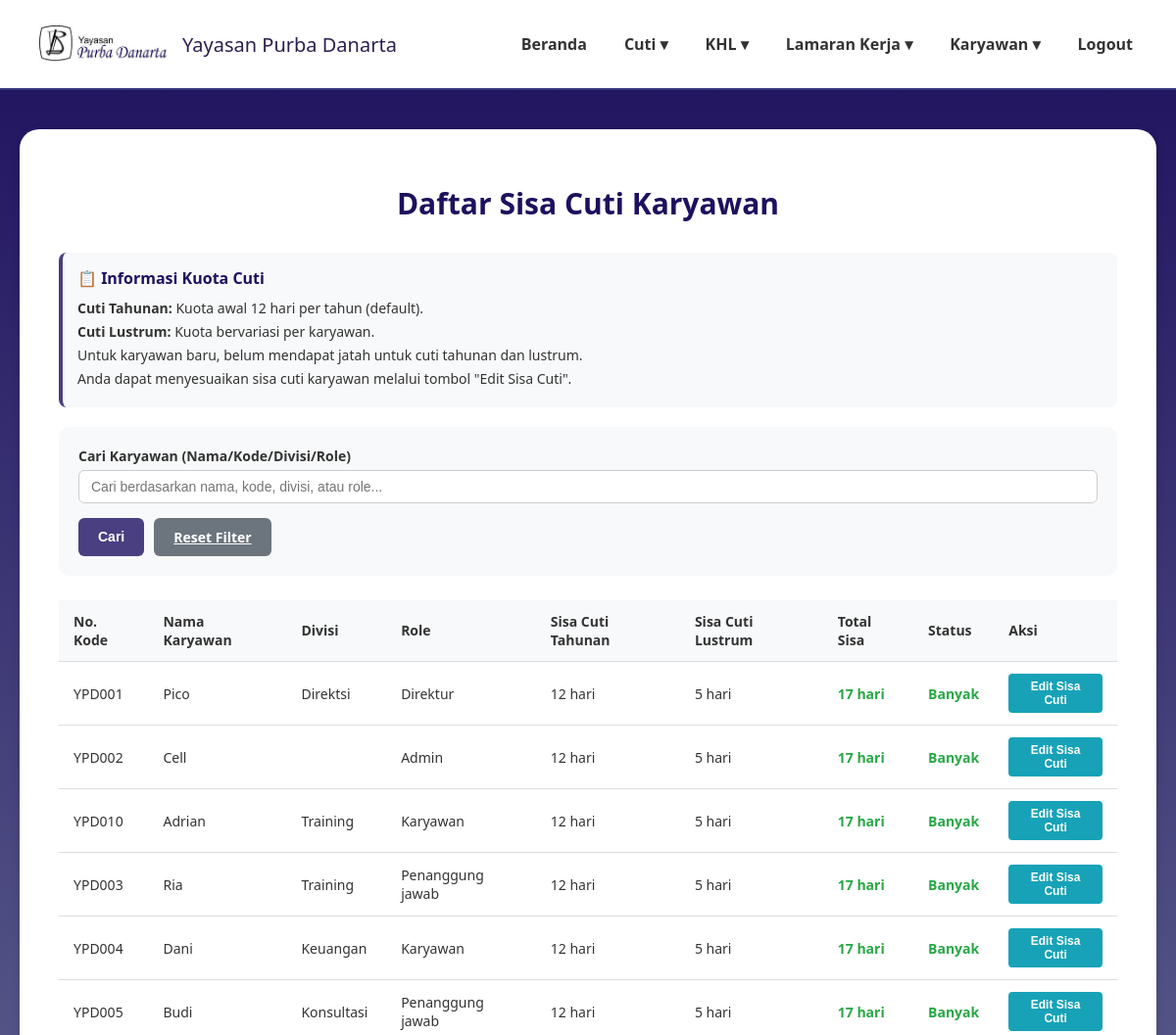
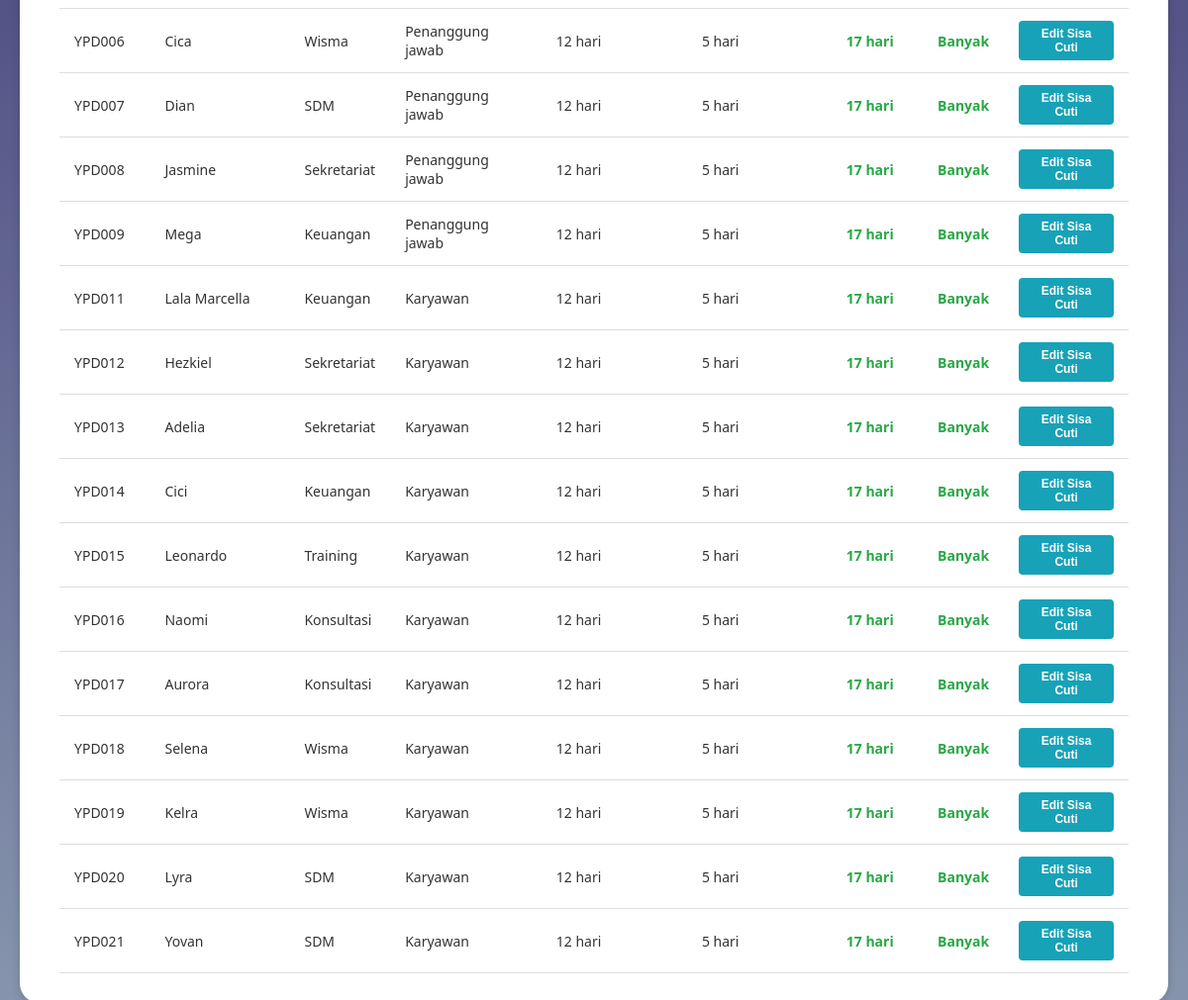
The app's page /daftar_sisa_cuti.php (signed in), older data (2 pictures, top to bottom).
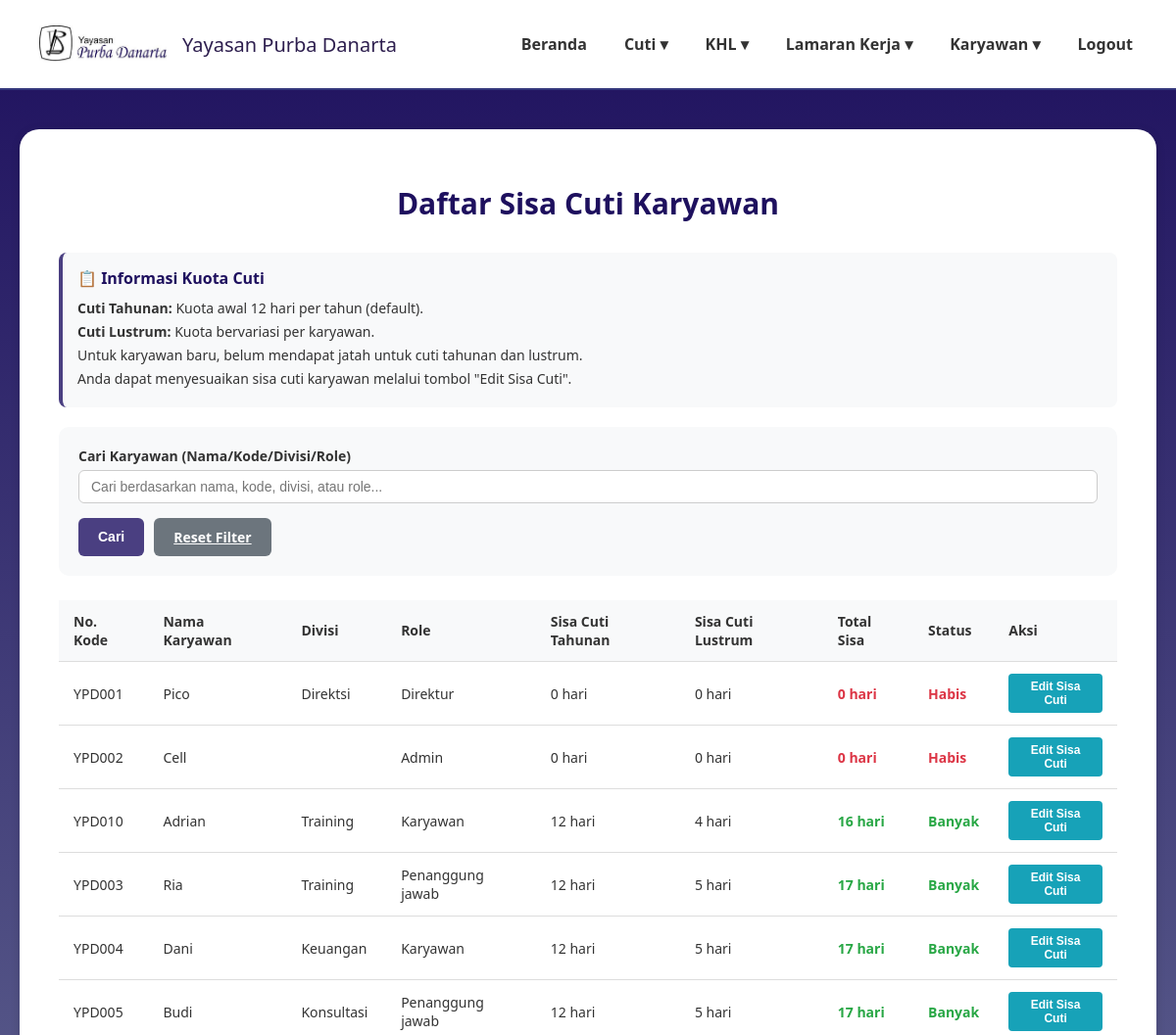
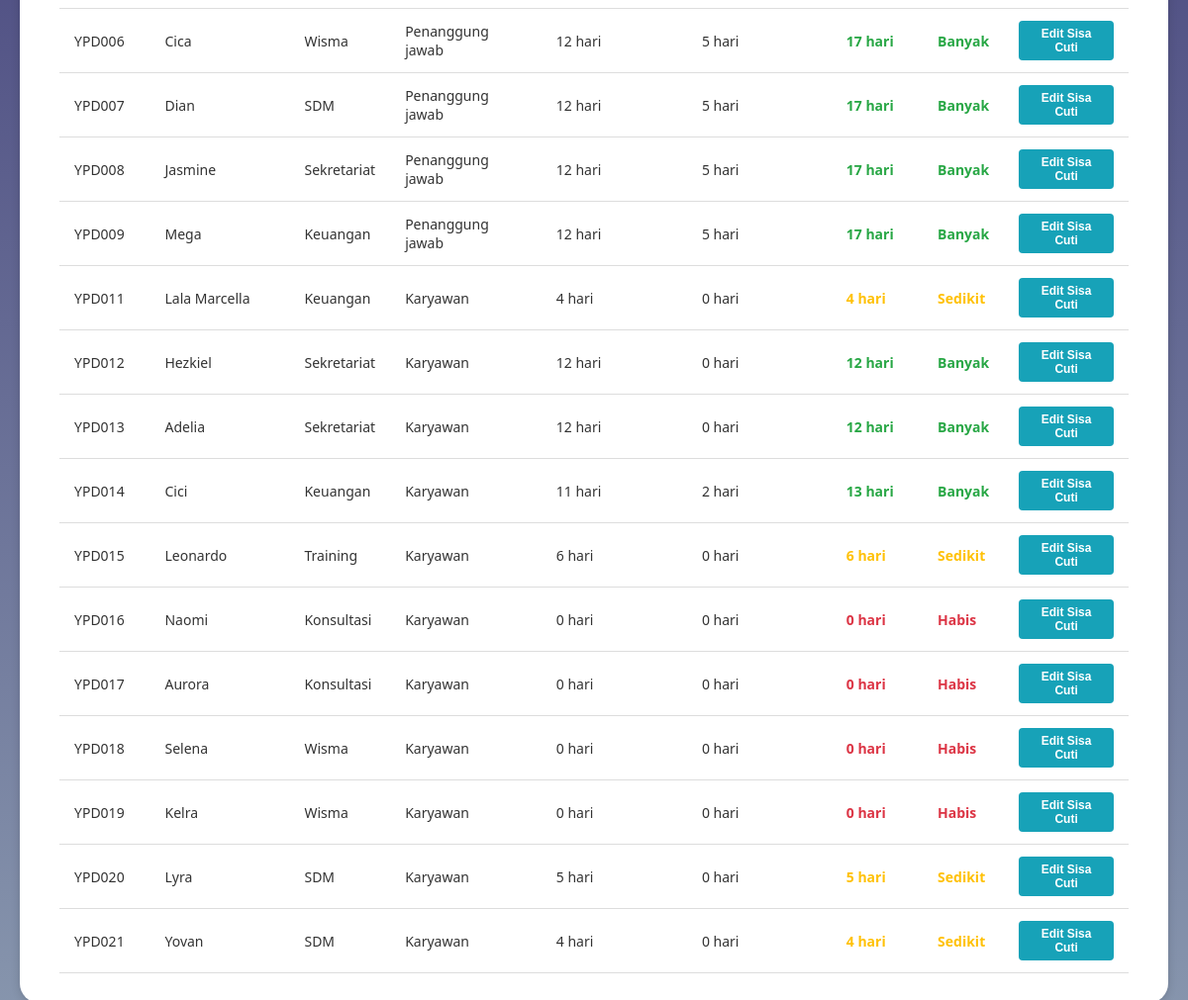
The same page, newer data (2 pictures, top to bottom).
### tables this page shows
CREATE TABLE `data_karyawan` (
  `id_karyawan` int(11) NOT NULL,
  `kode_karyawan` varchar(20) NOT NULL,
  `nama_lengkap` varchar(100) NOT NULL,
  `email` varchar(100) NOT NULL,
  `password` varchar(255) NOT NULL,
  `jabatan` varchar(50) NOT NULL,
  `divisi` varchar(50) NOT NULL,
  `role` enum('karyawan','direktur','admin','penanggung jawab') NOT NULL DEFAULT 'karyawan',
  `no_telp` varchar(20) DEFAULT NULL,
  `sisa_cuti_tahunan` int(3) DEFAULT 0,
  `sisa_cuti_lustrum` int(3) DEFAULT 0,
  `status_aktif` enum('aktif','non_aktif') NOT NULL DEFAULT 'aktif',
  `created_at` timestamp NOT NULL DEFAULT current_timestamp()
);

### daftar_sisa_cuti.php (the view, shortened to what this page needs)
<?php
require 'config.php';
$search_query = $_GET['search'] ?? '';
$sql = "SELECT id_karyawan, kode_karyawan, nama_lengkap, divisi, role, sisa_cuti_tahunan, sisa_cuti_lustrum FROM data_karyawan";
if (!empty($search_query)) {
    $search_term = "%" . $search_query . "%";
    $sql .= " WHERE nama_lengkap LIKE ? OR kode_karyawan LIKE ? OR divisi LIKE ? OR role LIKE ?";
    $stmt = $conn->prepare($sql);
    $stmt->bind_param("ssss", $search_term, $search_term, $search_term, $search_term);
} else {
    $stmt = $conn->prepare($sql);
}
$stmt->execute();
$result = $stmt->get_result();
$filtered_data = $result->fetch_all(MYSQLI_ASSOC);
?>
<!DOCTYPE html>
<html lang="id">
<head>
</head>
<body>
<header>
    <div class="logo">
    <img src="image/namayayasan.png" alt="Logo Yayasan">
    <span>Yayasan Purba Danarta</span>
  </div>
    <nav>
        <ul>
        <li><a href="dashboardadmin.php">Beranda</a></li>
        <li><a href="#">Cuti ▾</a>
        </li>
        <li><a href="#">KHL ▾</a>
        </li>
        <li><a href="#">Lamaran Kerja ▾</a>
        </li>
        <li><a href="#">Karyawan ▾</a>
        </li>
          <ul>
                <li><a href="logout2.php">Logout</a></li>
            </ul>
        </ul>
    </nav>
</header>
<main>
    <div class="card">
        <h2 class="page-title">Daftar Sisa Cuti Karyawan</h2>
        <div class="info-box">
            <h4>📋 Informasi Kuota Cuti</h4>
            <p><strong>Cuti Tahunan:</strong> Kuota awal 12 hari per tahun (default).</p>
            <p><strong>Cuti Lustrum:</strong> Kuota bervariasi per karyawan.</p>
            <p>Untuk karyawan baru, belum mendapat jatah untuk cuti tahunan dan lustrum.</p>
            <p>Anda dapat menyesuaikan sisa cuti karyawan melalui tombol "Edit Sisa Cuti".</p>
        </div>
        <div class="filter-section">
            <form method="GET" action="daftar_sisa_cuti.php">
                <div class="filter-row">
                    <div class="filter-group search-group">
                        <label for="search">Cari Karyawan (Nama/Kode/Divisi/Role)</label>
                        <input type="text" id="search" name="search" placeholder="Cari berdasarkan nama, kode, divisi, atau role..." value="<?= htmlspecialchars($search_query) ?>">
                    </div>
                </div>
                <div class="action-bar">
                    <button type="submit" class="btn btn-cari">Cari</button>
                    <a href="daftar_sisa_cuti.php" class="btn btn-reset">Reset Filter</a>
                </div>
            </form>
        </div>
        <table class="data-table">
            <thead>
                <tr>
                    <th>No. Kode</th>
                    <th>Nama Karyawan</th>
                    <th>Divisi</th>
                    <th>Role</th>
                    <th>Sisa Cuti Tahunan</th>
                    <th>Sisa Cuti Lustrum</th>
                    <th>Total Sisa</th>
                    <th>Status</th>
                    <th>Aksi</th>
                </tr>
            </thead>
            <tbody>
                <?php if (!empty($filtered_data)): ?>
                    <?php foreach($filtered_data as $karyawan):
                        $total_sisa = $karyawan['sisa_cuti_tahunan'] + $karyawan['sisa_cuti_lustrum'];
                        if ($total_sisa >= 8) {
                            $status_class = 'sisa-banyak';
                            $status_text = 'Banyak';
                        } elseif ($total_sisa >= 3) {
                            $status_class = 'sisa-sedikit';
                            $status_text = 'Sedikit';
                        } else {
                            $status_class = 'sisa-habis';
                            $status_text = 'Habis';
                        }
                    ?>
                    <tr>
                        <td><?= htmlspecialchars($karyawan['kode_karyawan']) ?></td>
                        <td><?= htmlspecialchars($karyawan['nama_lengkap']) ?></td>
                        <td><?= htmlspecialchars($karyawan['divisi']) ?></td>
                        <td><?= htmlspecialchars(ucfirst($karyawan['role'])) ?></td>
                        <td><?= htmlspecialchars($karyawan['sisa_cuti_tahunan']) ?> hari</td>
                        <td><?= htmlspecialchars($karyawan['sisa_cuti_lustrum']) ?> hari</td>
                        <td>
                            <strong class="<?= $status_class ?>"><?= $total_sisa ?> hari</strong>
                        </td>
                        <td>
                            <span class="<?= $status_class ?>"><?= $status_text ?></span>
                        </td>
                        <td class="action-cell">
                            <button class="btn-action btn-edit" onclick='editSisaCuti(<?= json_encode($karyawan) ?>)'>Edit Sisa Cuti</button>
                        </td>
                    </tr>
                    <?php endforeach; ?>
                <?php else: ?>
                    <tr>
                        <td colspan="9" class="no-data">Tidak ada data karyawan yang ditemukan</td>
                    </tr>
                <?php endif; ?>
            </tbody>
        </table>
    </div>
</main>
</body>
</html>

### daftar_sisa_cuti.php (style rules this page uses)
body { margin:0; font-family:'Segoe UI', Tahoma, Geneva, Verdana, sans-serif; background: linear-gradient(180deg,#1E105E 0%,#8897AE 100%); min-height:100vh; color:#333; }
header { background:rgba(255,255,255,1); padding:20px 40px; display:flex; justify-content:space-between; align-items:center; border-bottom:2px solid #34377c; }
.logo { display:flex; align-items:center; gap:16px; font-weight:500; font-size:20px; color:#2e1f4f; }
.logo img { width: 130px; height: 50px; object-fit: contain; }
nav ul { list-style:none; margin:0; padding:0; display:flex; gap:30px; }
nav li { position:relative; }
nav a { text-decoration:none; color:#333; font-weight:600; padding:8px 4px; display:block; }
main { max-width:1400px; margin:40px auto; padding:0 20px; }
.card { background:#fff; border-radius:20px; padding:30px 40px; box-shadow:0 2px 10px rgba(0,0,0,0.15); }
.page-title { font-size: 30px; font-weight: 600; text-align: center; margin-bottom: 30px; color: #1E105E; }
.filter-section { background: #f8f9fa; padding: 20px; border-radius: 10px; margin-bottom: 25px; }
.filter-row { display: flex; gap: 15px; align-items: end; flex-wrap: wrap; }
.filter-group { display: flex; flex-direction: column; gap: 5px; }
.filter-group label { font-weight: 600; font-size: 14px; color: #333; }
.filter-group input { padding: 8px 12px; border: 1px solid #ccc; border-radius: 6px; font-size: 14px; }
.filter-group.search-group { flex-grow: 1; min-width: 300px; }
.action-bar { display: flex; gap: 10px; margin-top: 15px; }
.btn { padding: 10px 20px; border: none; border-radius: 6px; font-size: 14px; font-weight: 600; color: #fff; cursor: pointer; transition: opacity 0.3s; }
.btn-cari { background-color: #4a3f81; }
.btn-reset { background-color: #6c757d; }
.data-table { width: 100%; border-collapse: collapse; font-size: 14px; margin-top: 20px; }
.data-table th, .data-table td { padding: 12px 15px; text-align: left; border-bottom: 1px solid #ddd; }
.data-table th { background-color: #f8f9fa; font-weight: 600; color: #333; position: sticky; top: 0; }
.sisa-banyak { color: #28a745; font-weight: 600; }
.sisa-sedikit { color: #ffc107; font-weight: 600; }
.sisa-habis { color: #dc3545; font-weight: 600; }
.action-cell { display: flex; gap: 5px; }
.btn-action { padding: 6px 12px; border: none; border-radius: 4px; font-size: 12px; font-weight: 600; color: #fff; cursor: pointer; }
.btn-edit { background-color: #17a2b8; }
.info-box { background: #f8f9fa; padding: 15px; border-radius: 8px; margin-bottom: 20px; border-left: 4px solid #4a3f81; }
.info-box h4 { margin: 0 0 10px 0; color: #1E105E; }
.info-box p { margin: 5px 0; font-size: 14px; }

Row changes from the older to the newer data that the page shows:
changed data_karyawan "YPD001": sisa_cuti_tahunan "12" → "0"; sisa_cuti_lustrum "5" → "0"; sisa_cuti_tahunan "17" → "0"; status_text "Banyak" → "Habis"
changed data_karyawan "YPD002": sisa_cuti_tahunan "12" → "0"; sisa_cuti_lustrum "5" → "0"; sisa_cuti_tahunan "17" → "0"; status_text "Banyak" → "Habis"
changed data_karyawan "YPD010": sisa_cuti_lustrum "5" → "4"; total_sisa "17" → "16"
changed data_karyawan "YPD011": sisa_cuti_tahunan "12" → "4"; sisa_cuti_lustrum "5" → "0"; sisa_cuti_tahunan "17" → "4"; status_text "Banyak" → "Sedikit"
changed data_karyawan "YPD012": sisa_cuti_lustrum "5" → "0"; sisa_cuti_tahunan "17" → "12"
changed data_karyawan "YPD013": sisa_cuti_lustrum "5" → "0"; sisa_cuti_tahunan "17" → "12"
changed data_karyawan "YPD014": sisa_cuti_tahunan "12" → "11"; sisa_cuti_lustrum "5" → "2"; total_sisa "17" → "13"
changed data_karyawan "YPD015": sisa_cuti_tahunan "12" → "6"; sisa_cuti_lustrum "5" → "0"; sisa_cuti_tahunan "17" → "6"; status_text "Banyak" → "Sedikit"
changed data_karyawan "YPD016": sisa_cuti_tahunan "12" → "0"; sisa_cuti_lustrum "5" → "0"; sisa_cuti_tahunan "17" → "0"; status_text "Banyak" → "Habis"
changed data_karyawan "YPD017": sisa_cuti_tahunan "12" → "0"; sisa_cuti_lustrum "5" → "0"; sisa_cuti_tahunan "17" → "0"; status_text "Banyak" → "Habis"
changed data_karyawan "YPD018": sisa_cuti_tahunan "12" → "0"; sisa_cuti_lustrum "5" → "0"; sisa_cuti_tahunan "17" → "0"; status_text "Banyak" → "Habis"
changed data_karyawan "YPD019": sisa_cuti_tahunan "12" → "0"; sisa_cuti_lustrum "5" → "0"; sisa_cuti_tahunan "17" → "0"; status_text "Banyak" → "Habis"
changed data_karyawan "YPD020": sisa_cuti_tahunan "12" → "5"; sisa_cuti_lustrum "5" → "0"; sisa_cuti_tahunan "17" → "5"; status_text "Banyak" → "Sedikit"
changed data_karyawan "YPD021": sisa_cuti_tahunan "12" → "4"; sisa_cuti_lustrum "5" → "0"; sisa_cuti_tahunan "17" → "4"; status_text "Banyak" → "Sedikit"
